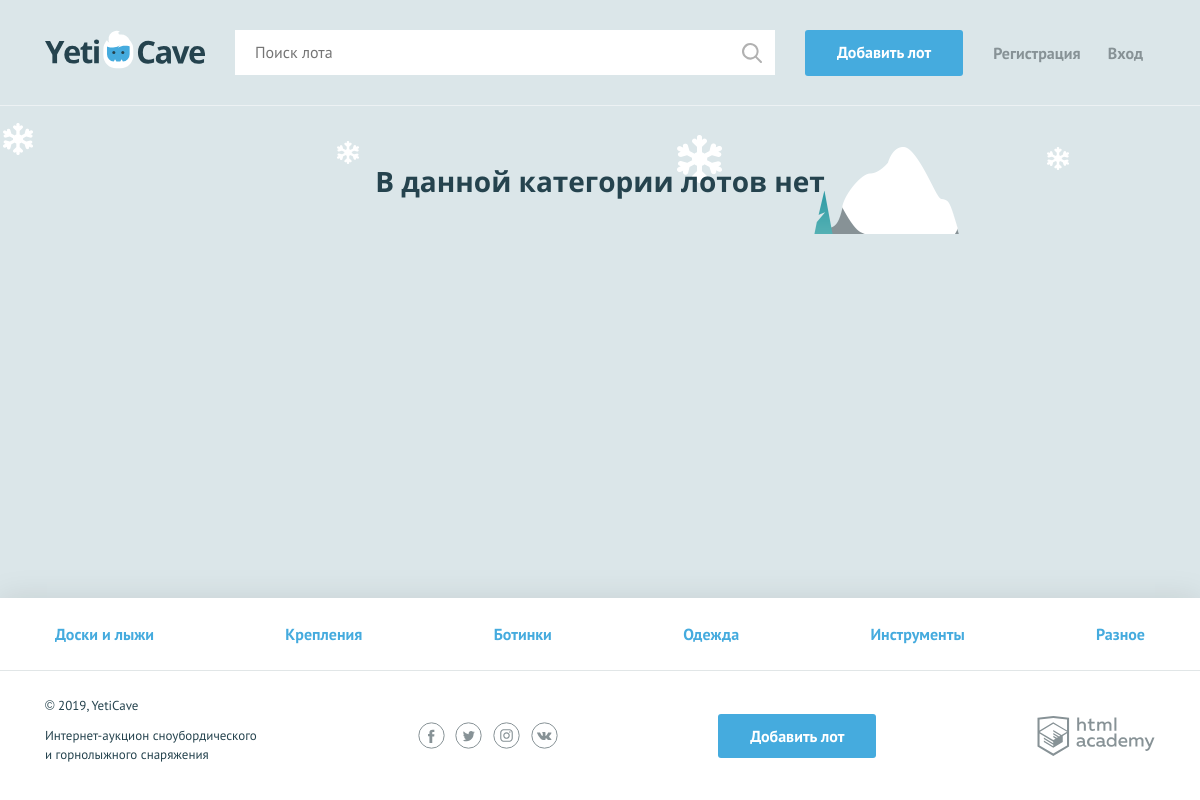
/search_category.php?category=1, run on the app's committed database.
### tables this page shows
CREATE TABLE categories (
    id         INT AUTO_INCREMENT PRIMARY KEY,
    name       CHAR(255) NOT NULL,
    symb_code  CHAR(255) NOT NULL
);

### helpers.php (called while the page is built, shortened)
<?php
function include_template($name, array $data = [])
{
    $name = 'templates/' . $name;
    extract($data);
    require $name;
    $result = ob_get_clean();
    return $result;
}

### functions.php (called while the page is built, shortened)
<?php
function readFromDatabase(string $sql, $con): array
{
    $data = mysqli_query($con, $sql);
    $data = mysqli_fetch_all($data, MYSQLI_ASSOC);
    return $data;
}
function getCategories($connection): array
{
    $request = "SELECT * FROM categories";
    $categories = readFromDatabase($request, $connection);
    return $categories;
}

### templates/layout.php (the view, shortened to what this page needs)
<!DOCTYPE html>
<html lang="ru">
<head>
    <link href="../css/normalize.min.css" rel="stylesheet">
    <link href="../css/style.css" rel="stylesheet">
</head>
<body>
<div class="page-wrapper">
    <header class="main-header">
        <div class="main-header__container container">
            <a class="main-header__logo" href = "index.php">
                <img src="../img/logo.svg" width="160" height="39" alt="Логотип компании YetiCave">
            </a>
            <form class="main-header__search" method="get" action="search.php" autocomplete="off">
                <input type="search" name="search" placeholder="Поиск лота">
                <input class="main-header__search-btn" type="submit" name="find" value="Найти">
            </form>
            <a class="main-header__add-lot button" href="add.php">Добавить лот</a>
            <nav class="user-menu">
                <?php if (isset($_SESSION['name'])): ?>
                    <div class="user-menu__logged">
                        <p><?= strip_tags($_SESSION['name']); ?></p>
                        <a class="user-menu__bets" href="bets.php">Мои ставки</a>
                        <a class="user-menu__logout" href="logout.php">Выход</a>
                    </div>
                <?php else: ?>
                    <ul class="user-menu__list">
                        <li class="user-menu__item">
                            <a href="sign_up.php">Регистрация</a>
                        </li>
                        <li class="user-menu__item">
                            <a href="login.php">Вход</a>
                        </li>
                    </ul>
                <?php endif; ?>
            </nav>
        </div>
    </header>
    <main class=<?php if (isset($isMain)): echo 'container'; endif; ?>>
        <?= $content; ?>
    </main>
</div>
<footer class="main-footer">
    <nav class="nav">
        <ul class="nav__list container">
            <?php foreach ($categories as $value): ?>
                <li class="nav__item">
                    <a href="search_category.php?category=<?= $value['id']; ?>"><?= strip_tags($value['name']); ?></a>
                </li>
            <?php endforeach; ?>
        </ul>
    </nav>
    <div class="main-footer__bottom container">
        <div class="main-footer__copyright">
            <p>© 2019, YetiCave</p>
            <p>Интернет-аукцион сноубордического и горнолыжного снаряжения</p>
        </div>
        <div class="main-footer__social social">
            <a class="social__link social__link--facebook" href="#">
            </a>
            <a class="social__link social__link--twitter" href="#">
            </a>
            <a class="social__link social__link--instagram" href="#">
            </a>
            <a class="social__link social__link--vkontakte" href="#">
            </a>
        </div>
        <a class="main-footer__add-lot button" href="add.php">Добавить лот</a>
        <div class="main-footer__developed-by">
            <a class="logo-academy" href="https://htmlacademy.ru/intensive/php">
            </a>
        </div>
    </div>
</footer>
<?php if (!isset($isSign)): ?>
</body>
</html>
<?php endif; ?>

### css/style.css (style rules this page uses)
html, body { height: 100%; }
.page-wrapper { display: flex; flex-direction: column; min-height: 100%; margin-bottom: -202px; }
.page-wrapper::after { content: ""; display: block; }
.page-wrapper::after { height: 85px; }
main { margin-bottom: 202px; }
body { min-width: 1140px; background-color: #dbe6e9; font-family: "PT Sans", sans-serif; font-weight: 400; font-size: 16px; line-height: 26px; color: #25434e; }
a { text-decoration: none; }
.container { width: 1110px; margin: 0 auto; padding: 0 15px; }
.button { display: block; padding: 9px 32px; background-color: #45abde; color: #ffffff; text-align: center; font-weight: 700; border: none; border-radius: 3px; }
.main-header { padding: 30px 0 29px; border-bottom: 1px solid rgba(255, 255, 255, 0.5); }
.main-header__container { display: -webkit-flex; display: -ms-flexbox; display: flex; -webkit-justify-content: flex-start; -ms-flex-pack: start; justify-content: flex-start; }
.main-header__logo { display: block; margin-right: 30px; }
.main-header__search { position: relative; width: 540px; margin-right: 30px; }
.main-header__search input[type="search"] { width: 100%; padding: 8px 19px 9px 19px; border: 1px solid #ffffff; }
.main-header__search-btn { content: ""; position: absolute; top: 3px; right: 3px; width: 20px; height: 20px; padding: 20px; background: url("../img/search.svg") center no-repeat; opacity: 0.3; border: 0; font-size: 0; }
.main-header__add-lot { max-width: 160px; margin-right: 30px; }
.user-menu__list { display: -webkit-flex; display: -ms-flexbox; display: flex; -webkit-justify-content: space-between; -ms-flex-pack: justify; justify-content: space-between; -webkit-flex-wrap: wrap; -ms-flex-wrap: wrap; flex-wrap: wrap; width: 150px; margin: 0; margin-top: 10px; padding: 0; list-style: none; }
.user-menu__item a { color: #879296; font-weight: 700; }
.user-menu { display: -webkit-flex; display: -ms-flexbox; display: flex; }
.main-footer { background-color: #ffffff; box-shadow: 0 0 30px 0 rgba(0, 0, 0, 0.1); }
.main-footer__bottom { display: -webkit-flex; display: -ms-flexbox; display: flex; -webkit-justify-content: space-between; -ms-flex-pack: justify; justify-content: space-between; -webkit-align-items: center; -ms-flex-align: center; align-items: center; padding: 25px 0; }
.main-footer__copyright { max-width: 212px; }
.main-footer__copyright p { margin: 0; margin-bottom: 11px; font-size: 13px; line-height: 19px; }
.main-footer__social { width: 140px; }
.social { display: -webkit-flex; display: -ms-flexbox; display: flex; -webkit-justify-content: space-between; -ms-flex-pack: justify; justify-content: space-between; -webkit-flex-wrap: wrap; -ms-flex-wrap: wrap; flex-wrap: wrap; }
.social__link { width: 27px; height: 27px; }
.logo-academy { display: block; width: 118px; height: 40px; }
.nav { background-color: #ffffff; border-bottom: 1px solid #e1e6e7; }
.nav__list { display: -webkit-flex; display: -ms-flexbox; display: flex; -webkit-justify-content: space-between; -ms-flex-pack: justify; justify-content: space-between; -webkit-flex-wrap: wrap; -ms-flex-wrap: wrap; flex-wrap: wrap; list-style: none; }
.nav__item a { position: relative; display: block; padding: 12px 10px; font-weight: 700; color: #45abde; }
.nav__item a::before { content: ""; display: none; position: absolute; bottom: 0; width: calc(100% - 20px); height: 3px; background-color: #e2e5e6; }
.main-footer .nav__item a { padding: 23px 10px; }

### data on the page
categories: name "Доски и лыжи"
categories: name "Крепления"
categories: name "Ботинки"
categories: name "Одежда"
categories: name "Инструменты"
categories: name "Разное"

### other printed values
$text "В данной категории лотов нет"
